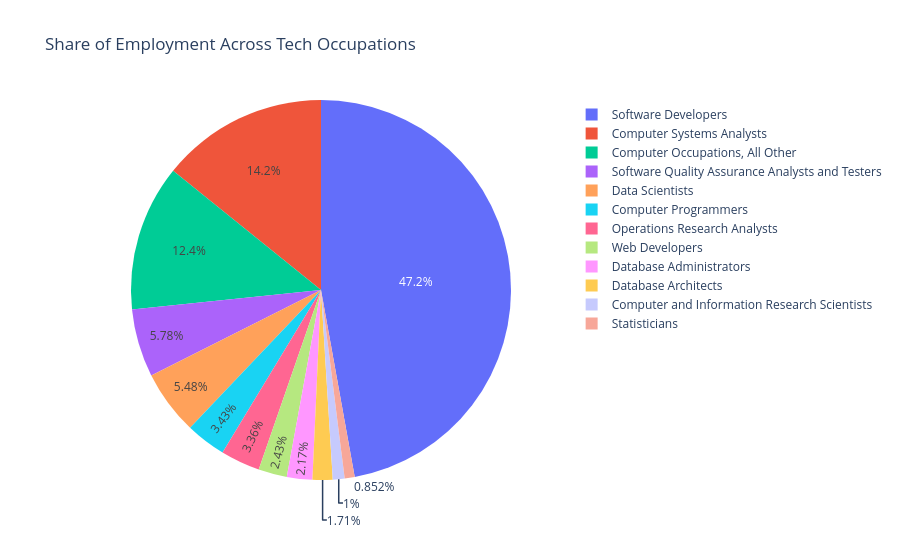

Write notebook code for a chart like this one.
### Markdown cell above
## 1. Pie Chart: Share of Employment Across Tech Occupations

- **Objective:** To show how employment in my selected AI, data science and software development occupations is divided between them and to see which occupation have the most and fewer employees
- **Why this visualisation type:** I wanted to show each occupation as a share of the whole group and a pie chart does that. Each slice is one occupation and its size is the number of people employed. I used the interactive version so the legend names every slice and I can hover to see the exact numbers, which helps with the small slices.
- **What I learnt:** Most of the people in this group are software developers (47.2%). Data scientists are only 5.48% of it, so data scientistis, the occupation closest to AI, are a much smaller group than software development. The smallest groups are research scientists (1.0%) and statisticians (0.9%). The three largest occupations (Software Development, Computer Systems Analysts and Computer Occupations) together make up about 74% of the employment, so the other nine share the other quarter.

### Code cell
# pie chart: share of employment by occupation
fig_pie = px.pie(
    national,
    names="OCC_TITLE",
    values="TOT_EMP",
    title="Share of Employment Across Tech Occupations"
)

fig_pie.show()

### Figure 1 — Plotly figure (JSON) as saved in the notebook; plotly's stock layout.template omitted (floating-point values rounded to 4 significant figures)
{"data": [{"domain": {"x": [0, 1], "y": [0, 1]}, "hovertemplate": "OCC_TITLE=%{label}<br>TOT_EMP=%{value}<extra></extra>", "labels": ["Computer Systems Analysts", "Computer and Information Research Scientists", "Database Administrators", "Database Architects", "Computer Programmers", "Software Developers", "Software Quality Assurance Analysts and Testers", "Web Developers", "Computer Occupations, All Other", "Operations Research Analysts", "Statisticians", "Data Scientists"], "legendgroup": "", "name": "", "showlegend": true, "type": "pie", "values": [498800.0, 35210.0, 76140.0, 59920.0, 120400.0, 1657000.0, 203000.0, 85350.0, 437200.0, 117900.0, 29950.0, 192700.0]}], "layout": {"legend": {"tracegroupgap": 0}, "title": {"text": "Share of Employment Across Tech Occupations"}}}
